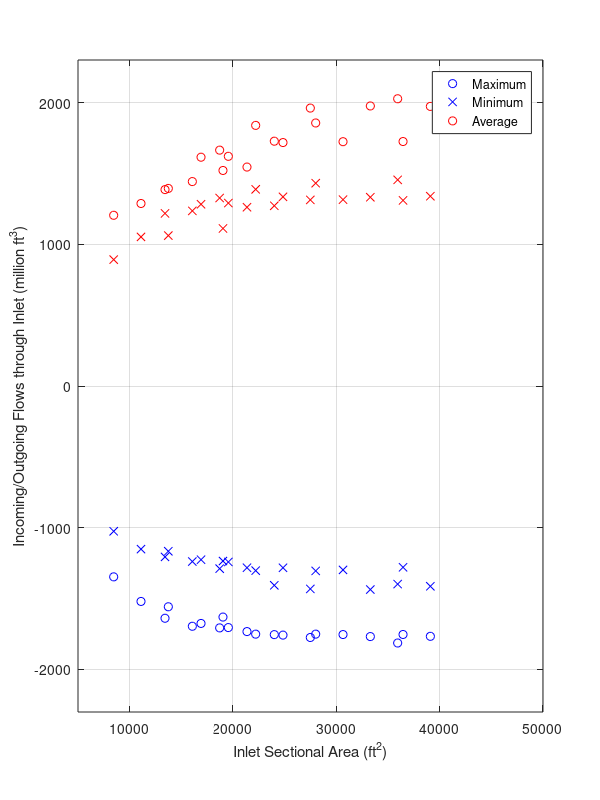
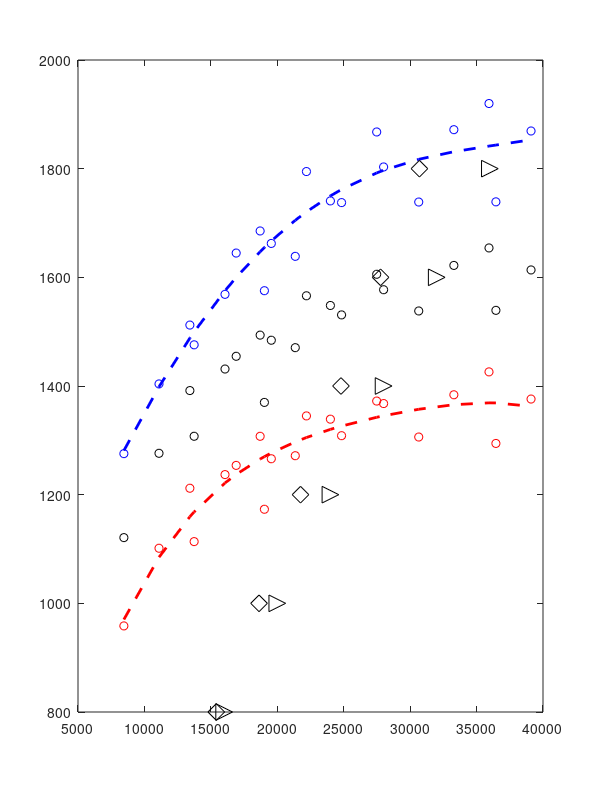

MATLAB code to generate these figures, in order: (Note: this script raises an error after producing the figures.)
clear all
close all
data1=load('prism_all_ft.txt');
% sort
[Asorted,I]=sort(data1(:,2));
[k1 k2]=size(data1);
data=data1;
for k=2:k2
da=data1(:,k);
data(:,k)=da(I);
end

n_end=20;
p_in_max=data(1:n_end,6);
p_out_max=data(1:n_end,7);
p_max=0.5*(abs(p_in_max)+abs(p_out_max));

p_in_min=data(1:n_end,8);
p_out_min=data(1:n_end,9);
p_min=0.5*(abs(p_in_min)+abs(p_out_min));

p_in_avg=data(1:n_end,3);
p_out_avg=data(1:n_end,4);
p_avg=0.5*(abs(p_in_avg)+abs(p_out_avg));

A=data(1:n_end,2)*10.7639;


h=figure(1);
clf
wid=6;
len=8.0;
set(h,'units','inches','paperunits','inches','papersize', [wid len],'position',[1 1 wid len],'paperposition',[0 0 wid len]);
plot(A,p_in_max,'bo');
hold on
plot(A,p_in_min,'bx');
plot(A,p_out_max,'ro');
plot(A,p_out_min,'rx');
grid
xlabel('Inlet Sectional Area (ft^2)')
ylabel('Incoming/Outgoing Flows through Inlet (million ft^3)')
axis([5000 50000 -2300 2300])
legend('Maximum','Minimum','Average')
print -djpeg100 incoming_outgoing.jpg

h=figure(2);
clf
wid=6;
len=8.0;
set(h,'units','inches','paperunits','inches','papersize', [wid len],'position',[1 1 wid len],'paperposition',[0 0 wid len]);
plot(A,p_max,'bo');
hold on
plot(A,p_min,'ro');
plot(A,p_avg,'ko');

poly_avg_fit=polyfit(A,p_avg,4);
poly_avg=polyval(poly_avg_fit,A);
%plot(A,poly_avg,'k-','LineWidth',2);

poly_max_fit=polyfit(A,p_max,4);
poly_max=polyval(poly_max_fit,A);
plot(A,poly_max,'b--','LineWidth',2);

poly_min_fit=polyfit(A,p_min,4);
poly_min=polyval(poly_min_fit,A);
plot(A,poly_min,'r--','LineWidth',2);

P = [800:200:1800]*10^6;
A_OBrien = 2.0*10^(-5)*P;
A_Nayak = 4.17*10^(-4)*P.^(0.85);
A_Stive = 2.0*10^(-4)*P.^(0.90);

plot(A_OBrien,P*10^(-6),'k>','MarkerSize',12)
plot(A_Nayak,P*10^(-6),'kd','MarkerSize',12)
plot(A_Stive,P*10^(-6),'ksq','MarkerSize',12)

plot([34445 34445], [0 10000],'k--')
text(34445,550,'present')

xlabel('Inlet Sectional Area (ft^2)')
ylabel('Prism (million ft^3)')
grid
legend('Model Maximum','Model Minimum','Model Average','Poly-fit Spring Tide','Poly-fit Neap Tide','O`Brien 1969','Nayak 1971','Johnson, 1972','Location','NorthWest' )

axis([5000 41500 500 2300])
print -djpeg100 prism_area_formula.jpg


